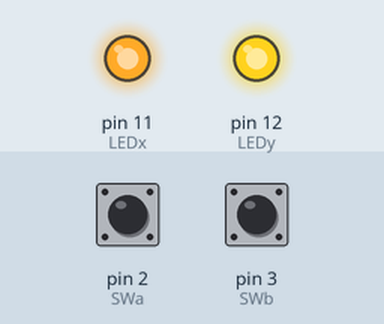
Bench run of a sketch on a simulated Arduino Uno, built with avr-gcc and run on an emulated ATmega328P. Shown: output pins drawn as LEDs (lit = HIGH). Inputs (shaded band) come from the test bench; at power-on: pin 2 (SWa) HIGH, pin 3 (SWb) HIGH.

Above: at 1.2 s.
1.3 s: pin 2 (SWa) pulled LOW for 0.15 s
At 1.37 s:
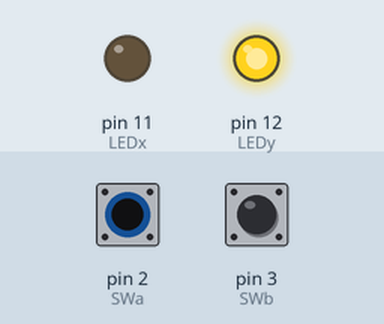
2.9 s: pin 3 (SWb) pulled LOW for 0.15 s
At 2.97 s:
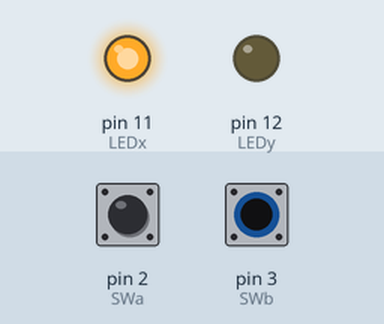
4.5 s: pin 3 (SWb) pulled LOW for 3.2 s
At 8.2 s:
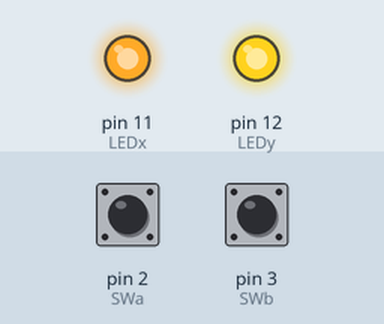
9.2 s: pin 2 (SWa) pulled LOW for 3.2 s
At 10.6 s:
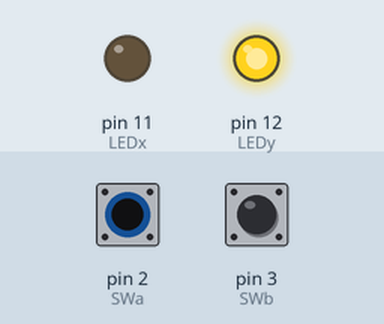
Timing chart, 0 to 13.9 s (numbered marks = the images above; inputs shaded):
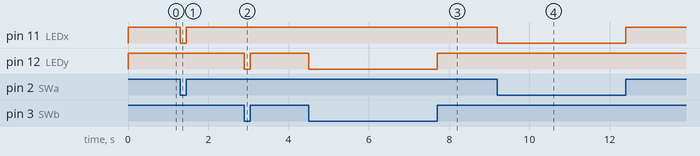

The sketch:

lab2Flash.ino
```cpp
const int SWa = 2;
const int SWb = 3;
const int LEDx = 11;
const int LEDy = 12;

const int PUSHED = HIGH;
const int LED_on = LOW;
const int LED_off = HIGH;

int buttonStateX = 0;
int buttonStateY = 0;

void setup() {
  // put your setup code here, to run once:
  pinMode(LEDx, OUTPUT);
  pinMode(LEDy, OUTPUT);
  pinMode(SWa, INPUT);
  pinMode(SWb, INPUT);
}

void loop() {
  // put your main code here, to run repeatedly:
  buttonStateX = digitalRead(SWa);
  buttonStateY = digitalRead(SWb);

  if ((buttonStateX != PUSHED) && (buttonStateY != PUSHED)) {
    digitalWrite(LEDx, LED_on);
    digitalWrite(LEDy, LED_off);
    delay(500);

    digitalWrite(LEDx, LED_off);
    digitalWrite(LEDy, LED_on);
    delay(500);
  } else {
    digitalWrite(LEDx, buttonStateX);
    digitalWrite(LEDy, buttonStateY);
  }
}
```

Measured:
- after the input at 1.3 s, pin 11 (LEDx): HIGH → LOW at once, → HIGH 0.15 s later
- after the input at 2.9 s, pin 12 (LEDy): HIGH → LOW at once, → HIGH 0.15 s later
- after the input at 4.5 s, pin 12 (LEDy): HIGH → LOW at once, → HIGH 3.2 s later
- after the input at 9.2 s, pin 11 (LEDx): HIGH → LOW at once, → HIGH 3.2 s later
